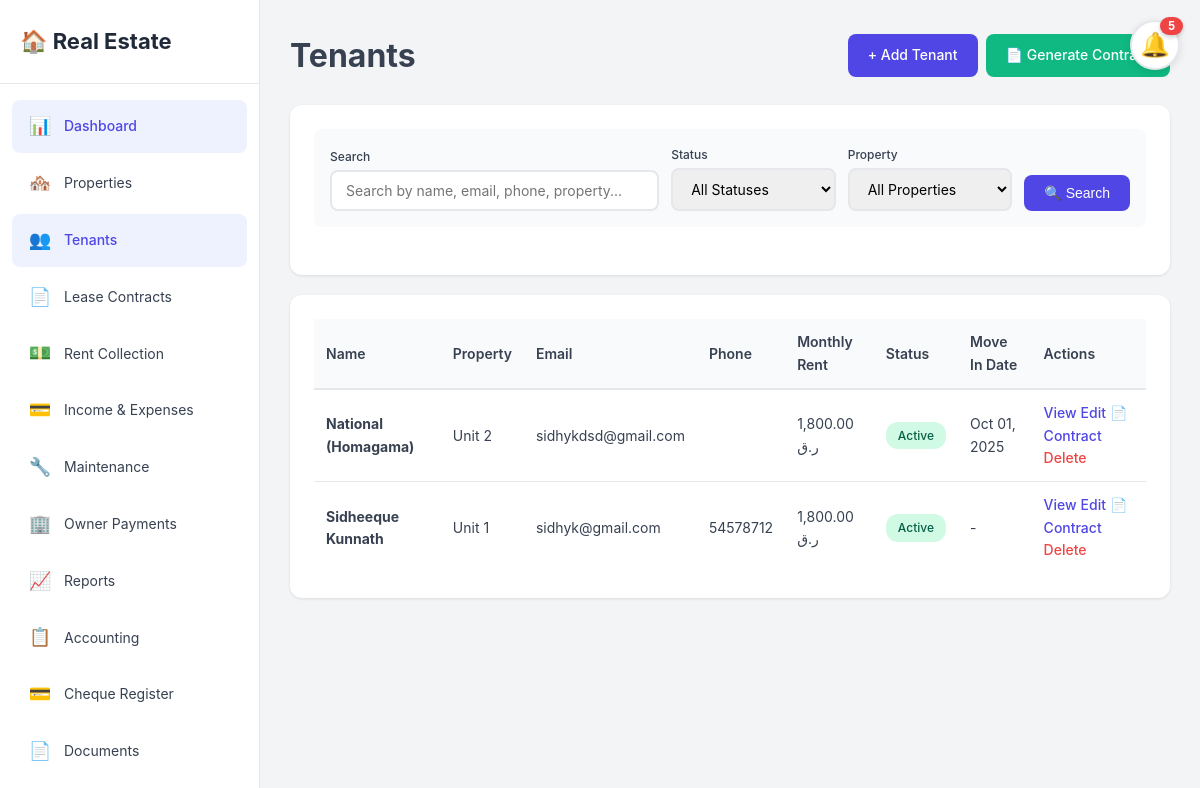
Screenshot of /tenants/index.php (signed in) with the database file from the repository.
### tables this page shows
CREATE TABLE `tenants` (
  `id` int(11) NOT NULL,
  `property_id` int(11) DEFAULT NULL,
  `first_name` varchar(100) NOT NULL,
  `last_name` varchar(100) NOT NULL,
  `email` varchar(255) DEFAULT NULL,
  `phone` varchar(20) DEFAULT NULL,
  `alternate_phone` varchar(20) DEFAULT NULL,
  `qatar_id` varchar(20) DEFAULT NULL,
  `move_in_date` date DEFAULT NULL,
  `move_out_date` date DEFAULT NULL,
  `lease_start` date DEFAULT NULL,
  `lease_end` date DEFAULT NULL,
  `monthly_rent` decimal(10,2) NOT NULL,
  `security_deposit` decimal(10,2) DEFAULT NULL,
  `status` enum('Active','Past','Pending') DEFAULT 'Active',
  `emergency_contact_name` varchar(100) DEFAULT NULL,
  `emergency_contact_phone` varchar(20) DEFAULT NULL,
  `notes` text DEFAULT NULL,
  `created_at` timestamp NOT NULL DEFAULT current_timestamp(),
  `updated_at` timestamp NOT NULL DEFAULT current_timestamp() ON UPDATE current_timestamp()
);

CREATE TABLE `properties` (
  `id` int(11) NOT NULL,
  `user_id` int(11) NOT NULL,
  `parent_property_id` int(11) DEFAULT NULL,
  `unit_name` varchar(100) DEFAULT NULL,
  `is_unit` tinyint(1) DEFAULT 0,
  `owner_name` varchar(255) DEFAULT NULL,
  `owner_contact` varchar(255) DEFAULT NULL,
  `owner_email` varchar(255) DEFAULT NULL,
  `owner_phone` varchar(20) DEFAULT NULL,
  `monthly_rent_to_owner` decimal(10,2) DEFAULT 0.00,
  `property_name` varchar(255) NOT NULL,
  `address` varchar(500) NOT NULL,
  `city` varchar(100) NOT NULL,
  `state` varchar(100) DEFAULT NULL,
  `zip_code` varchar(20) DEFAULT NULL,
  `country` varchar(100) DEFAULT 'Qatar',
  `property_type` enum('Apartment','House','Condo','Townhouse','Commercial','Other') NOT NULL,
  `bedrooms` int(11) DEFAULT NULL,
  `bathrooms` decimal(3,1) DEFAULT NULL,
  `square_feet` int(11) DEFAULT NULL,
  `purchase_price` decimal(12,2) DEFAULT NULL,
  `current_value` decimal(12,2) DEFAULT NULL,
  `purchase_date` date DEFAULT NULL,
  `default_rent` decimal(10,2) DEFAULT 0.00,
  `status` enum('Vacant','Occupied','Under Maintenance') DEFAULT 'Vacant',
  `notes` text DEFAULT NULL,
  `created_at` timestamp NOT NULL DEFAULT current_timestamp(),
  `updated_at` timestamp NOT NULL DEFAULT current_timestamp() ON UPDATE current_timestamp()
);

### config/config.php (called while the page is built, shortened)
<?php
function isLoggedIn() {
    return isset($_SESSION['user_id']) && !empty($_SESSION['user_id']);
}
function getCurrentUserId() {
    return isset($_SESSION['user_id']) ? $_SESSION['user_id'] : null;
}
function getCurrencySymbol($currency_code) {
    $currencies = [
        'USD' => '$',
        'QAR' => 'ر.ق',
        'SAR' => 'ر.س',
        'AED' => 'د.إ',
        'EUR' => '€',
        'GBP' => '£',
        'CAD' => 'C$',
        'AUD' => 'A$',
        'JPY' => '¥',
        'INR' => '₹',
        'PKR' => '₨',
        'EGP' => 'E£',
        'BHD' => '.د.ب',
        'KWD' => 'د.ك',
        'OMR' => 'ر.ع.',
    ];
    return isset($currencies[$currency_code]) ? $currencies[$currency_code] : '$';
}
function getUserCurrency() {
    if (isset($_SESSION['user_currency'])) {
        return $_SESSION['user_currency'];
    }
    return $currency;
}
function formatCurrency($amount, $currency_code = null) {
    if ($currency_code === null) {
        $currency_code = getUserCurrency();
    }
    $symbol = getCurrencySymbol($currency_code);
    $formatted = number_format($amount, 2);
    $rtl_currencies = ['QAR', 'SAR', 'AED', 'BHD', 'KWD', 'OMR'];
    if (in_array($currency_code, $rtl_currencies)) {
        return $formatted . ' ' . $symbol;
    } else {
        return $symbol . $formatted;
    }
}
function formatDate($date) {
    if (empty($date) || $date == '0000-00-00') {
        return '-';
    }
    return date('M d, Y', strtotime($date));
}
?>

### tenants/index.php (the view, shortened to what this page needs)
<?php
require_once '../config/config.php';
$conn = getDBConnection();
$user_id = getCurrentUserId();
$search = isset($_GET['search']) ? $conn->real_escape_string($_GET['search']) : '';
$where_clause = "p.user_id = $user_id";
$tenants_query = "SELECT t.*, p.property_name, p.address
    FROM tenants t
    INNER JOIN properties p ON t.property_id = p.id
    WHERE $where_clause
    ORDER BY t.created_at DESC";
$tenants = $conn->query($tenants_query);
include '../includes/header.php';
?>
<div class="page-actions">
    <h1>Tenants</h1>
    <div style="display: flex; gap: 8px;">
        <a href="add.php" class="btn btn-primary">+ Add Tenant</a>
        <a href="../contracts/index.php" class="btn btn-success">📄 Generate Contract</a>
    </div>
</div>
<div class="content-card" style="margin-bottom: 20px;">
    <div class="card-body">
        <form method="GET" action="" style="margin-bottom: 24px; padding: 16px; background: #f8fafc; border-radius: 8px;">
            <div style="display: grid; grid-template-columns: 2fr 1fr 1fr auto; gap: 12px; align-items: end;">
                <div class="form-group" style="margin-bottom: 0;">
                    <label for="search" style="font-size: 12px; margin-bottom: 4px;">Search</label>
                    <input type="text" id="search" name="search" placeholder="Search by name, email, phone, property..." value="<?php echo htmlspecialchars($search); ?>" style="width: 100%;">
                </div>
                <div class="form-group" style="margin-bottom: 0;">
                    <label for="status_filter" style="font-size: 12px; margin-bottom: 4px;">Status</label>
                    <select id="status_filter" name="status" style="width: 100%;">
                        <option value="">All Statuses</option>
                    </select>
                </div>
                <div class="form-group" style="margin-bottom: 0;">
                    <label for="property_filter" style="font-size: 12px; margin-bottom: 4px;">Property</label>
                    <select id="property_filter" name="property" style="width: 100%;">
                        <option value="">All Properties</option>
                    </select>
                </div>
                <div style="display: flex; gap: 8px;">
                    <button type="submit" class="btn btn-primary">🔍 Search</button>
                </div>
            </div>
        </form>
    </div>
</div>
<div class="content-card">
    <div class="card-body">
        <?php if ($tenants->num_rows > 0): ?>
            <div class="table-responsive">
                <table class="data-table">
                    <thead>
                        <tr>
                            <th>Name</th>
                            <th>Property</th>
                            <th>Email</th>
                            <th>Phone</th>
                            <th>Monthly Rent</th>
                            <th>Status</th>
                            <th>Move In Date</th>
                            <th>Actions</th>
                        </tr>
                    </thead>
                    <tbody>
                        <?php while ($tenant = $tenants->fetch_assoc()): ?>
                            <tr>
                                <td><strong><?php echo htmlspecialchars($tenant['first_name'] . ' ' . $tenant['last_name']); ?></strong></td>
                                <td><?php echo htmlspecialchars($tenant['property_name']); ?></td>
                                <td><?php echo htmlspecialchars($tenant['email'] ?? '-'); ?></td>
                                <td><?php echo htmlspecialchars($tenant['phone'] ?? '-'); ?></td>
                                <td><?php echo formatCurrency($tenant['monthly_rent']); ?></td>
                                <td>
                                    <span class="badge badge-<?php
                                        echo $tenant['status'] == 'Active' ? 'success' :
                                            ($tenant['status'] == 'Past' ? 'info' : 'warning');
                                    ?>">
                                        <?php echo htmlspecialchars($tenant['status']); ?>
                                    </span>
                                </td>
                                <td><?php echo formatDate($tenant['move_in_date'] ?? ''); ?></td>
                                <td>
                                    <a href="view.php?id=<?php echo $tenant['id']; ?>" class="btn-link">View</a>
                                    <a href="edit.php?id=<?php echo $tenant['id']; ?>" class="btn-link">Edit</a>
                                    <a href="../contracts/index.php?tenant_id=<?php echo $tenant['id']; ?>" class="btn-link" title="Generate Lease Contract">📄 Contract</a>
                                    <a href="?delete=<?php echo $tenant['id']; ?>"
                                       onclick="return confirmDelete('Are you sure you want to delete this tenant?')"
                                       class="btn-link text-danger">Delete</a>
                                </td>
                            </tr>
                        <?php endwhile; ?>
                    </tbody>
                </table>
            </div>
        <?php endif; ?>
    </div>
</div>
<?php
include '../includes/footer.php';
?>

### assets/css/style.css (style rules this page uses)
* { margin: 0; padding: 0; box-sizing: border-box; }
:root { --primary-color: #4f46e5; --primary-hover: #4338ca; --secondary-color: #6366f1; --success-color: #10b981; --danger-color: #ef4444; --warning-color: #f59e0b; --info-color: #3b82f6; --dark-color: #1f2937; --light-color: #f9fafb; --border-color: #e5e7eb; --text-color: #374151; --text-muted: #6b7280; --sidebar-width: 260px; --header-height: 70px; }
body { font-family: -apple-system, BlinkMacSystemFont, 'Segoe UI', Roboto, 'Helvetica Neue', Arial, sans-serif; background-color: #f3f4f6; color: var(--text-color); line-height: 1.6; }
.dashboard-card, .content-card { background: white; border-radius: 12px; box-shadow: 0 1px 3px rgba(0, 0, 0, 0.1); overflow: hidden; }
.card-body { padding: 24px; }
.btn { display: inline-block; padding: 10px 20px; border: none; border-radius: 8px; font-size: 14px; font-weight: 500; cursor: pointer; text-decoration: none; transition: all 0.2s; text-align: center; }
.btn-primary { background-color: var(--primary-color); color: white; }
.btn-success { background-color: var(--success-color); color: white; }
.btn-link { color: var(--primary-color); text-decoration: none; font-size: 14px; font-weight: 500; }
.form-group { margin-bottom: 20px; }
.form-group label { display: block; margin-bottom: 8px; font-weight: 500; color: var(--text-color); font-size: 14px; }
.form-group input, .form-group select, .form-group textarea { width: 100%; padding: 10px 14px; border: 2px solid var(--border-color); border-radius: 8px; font-size: 14px; font-family: inherit; transition: all 0.2s; }
.table-responsive { overflow-x: auto; }
.data-table { width: 100%; border-collapse: collapse; font-size: 14px; }
.data-table thead { background-color: var(--light-color); }
.data-table th { padding: 12px; text-align: left; font-weight: 600; color: var(--text-color); border-bottom: 2px solid var(--border-color); }
.data-table td { padding: 12px; border-bottom: 1px solid var(--border-color); }
.data-table tbody tr:last-child td { border-bottom: none; }
.badge { display: inline-block; padding: 4px 12px; border-radius: 12px; font-size: 12px; font-weight: 500; }
.badge-success { background-color: #d1fae5; color: #065f46; }
.text-danger { color: var(--danger-color); }
.page-actions { display: flex; justify-content: space-between; align-items: center; margin-bottom: 24px; }

### rows the page displays
tenants: first_name+last_name "National (Homagama)", property.property_name "Unit 2", email "sidhykdsd@gmail.com", monthly_rent "1,800.00 ر.ق", status "Active", move_in_date "Oct 01, 2025"
tenants: first_name+last_name "Sidheeque Kunnath", property.property_name "Unit 1", email "sidhyk@gmail.com", phone "54578712", monthly_rent "1,800.00 ر.ق", status "Active", move_in_date "-"

### other values shown
$notification_count "5"
